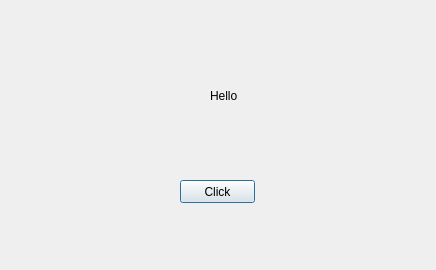
<?xml version="1.0" encoding="UTF-8"?>
<ui version="4.0">
 <class>Dialog</class>
 <widget class="QDialog" name="Dialog">
  <property name="geometry">
   <rect>
    <x>0</x>
    <y>0</y>
    <width>436</width>
    <height>270</height>
   </rect>
  </property>
  <property name="windowTitle">
   <string>Dialog</string>
  </property>
  <widget class="QLabel" name="lbl">
   <property name="geometry">
    <rect>
     <x>210</x>
     <y>90</y>
     <width>100</width>
     <height>12</height>
    </rect>
   </property>
   <property name="text">
    <string>Hello</string>
   </property>
  </widget>
  <widget class="QPushButton" name="pb">
   <property name="geometry">
    <rect>
     <x>180</x>
     <y>180</y>
     <width>75</width>
     <height>23</height>
    </rect>
   </property>
   <property name="text">
    <string>Click</string>
   </property>
  </widget>
 </widget>
 <resources/>
 <connections/>
</ui>
